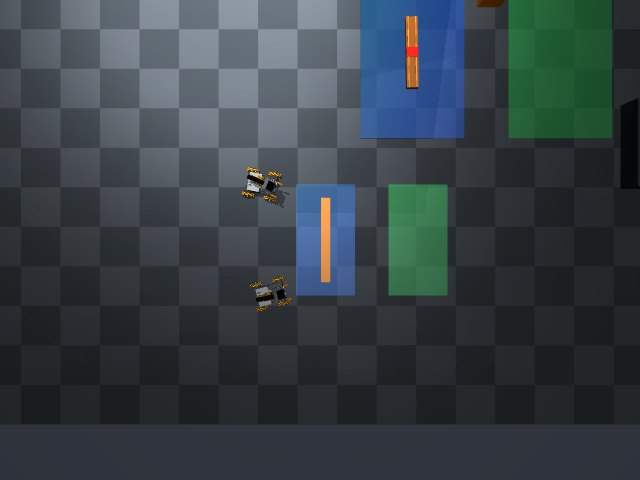
#> input picture experiments/2026-09-09-camera-grasp/r1/007-overhead.jpg, 640 x 480 px
$ python -i owncam_pair_beam.py   (imports and definitions only)
#> lines starting #> are read from the running program, lines starting #| are printed output that depends on the picture; after the words box and inside, x2 and y2 are one past the last pixel; in counts of white or black regions, pixels touching at a corner belong together
#> further down, picture is the input picture: shape (480, 640, 3); mean B, G, R 70.7, 64.8, 55.2
### harness/catalog.py
"""Load executable Python actions from one swappable file."""

from __future__ import annotations

import importlib.util
import os
from pathlib import Path
from typing import Any

from .registry import Parameter, Registry, Tool


ROOT = Path(__file__).resolve().parents[1]
DEFAULT_ACTIONS_PATH = ROOT / "scripts" / "robot_actions.py"


def resolve_actions_path(path: str | Path | None = None) -> Path:
    if path:
        return Path(path).expanduser().resolve()
    env = os.environ.get("UGRP_ACTIONS")
    if env:
        return Path(env).expanduser().resolve()
    return DEFAULT_ACTIONS_PATH


def load_actions_module(path: str | Path | None = None):
    target = resolve_actions_path(path)
    spec = importlib.util.spec_from_file_location("ugrp_robot_actions", target)
    if spec is None or spec.loader is None:
        raise FileNotFoundError(target)
    module = importlib.util.module_from_spec(spec)
    spec.loader.exec_module(module)
    return module


def action_map(module=None, *, path: str | Path | None = None) -> dict[str, str]:
    mod = module or load_actions_module(path)
    raw = getattr(mod, "ACTIONS", None)
    if not isinstance(raw, dict) or not raw:
        location = getattr(mod, "__file__", path or DEFAULT_ACTIONS_PATH)
        raise ValueError(f"{location} must define a non-empty ACTIONS dict")
    return {str(name): str(description) for name, description in raw.items()}


SKILLS = action_map()
SKILLS_SCRIPT = DEFAULT_ACTIONS_PATH
PLAN_SKIP = frozenset(
    {
        "look", "확인", "보기", "장면", "wait", "대기", "기다림", "확인하기",
    }
)
PLAN_ALIASES = {
    "approach": "approach",
    "다가감": "approach",
    "다가가기": "approach",
    "pick": "pick",
    "집기": "pick",
    # pick.py already lifts into the carry pose, so old carry wording maps to pick.
    "carry": "pick",
    "들기": "pick",
    "들고 있기": "pick",
    # REAL no longer exposes the legacy composite fetch tool. If a backend
    # still provides fetch, the exact-name check above keeps it; otherwise old
    # wording resolves to guarded pick and the executive inserts approach when needed.
    "fetch": "pick",
    "가져오기": "pick",
    "track": "track",
    "따라가기": "track",
    "앞으로": "move_forward",
    "전진": "move_forward",
    "뒤로": "move_backward",
    "후진": "move_backward",
    "왼쪽 이동": "move_left",
    "왼쪽으로 이동": "move_left",
    "좌측 이동": "move_left",
    "strafe_left": "move_left",
    "strafe left": "move_left",
    "오른쪽 이동": "move_right",
    "오른쪽으로 이동": "move_right",
    "우측 이동": "move_right",
    "strafe_right": "move_right",
    "strafe right": "move_right",
    "왼쪽 회전": "turn_left",
    "좌회전": "turn_left",
    "오른쪽 회전": "turn_right",
    "우회전": "turn_right",
    "정지": "stop_motion",
}


# [134 lines left out: functions resolve_plan_step, _action_parameters, default_registry, tools_payload, _skill_handler, not called in this run]

### harness/owncam_pair_beam.py
"""Own-wrist-camera perception for a two-robot long_beam carry (FEASIBILITY STUDY).

Pure functions over one robot's own ``robot_cam`` JPEG and its own ISSUED
servo PWM. No simulator import, no truth, no partner image. This is a stub for
the team-cargo partial-visibility perception Kiro B2 is building (branch
``kiro/zone-own-perception-v2`` did not exist when this was written); only the
lime hue band of ``long_beam`` is shared knowledge with the catalogue.

* ``observe_beam``: lime pixels -> base-frame rays -> intersection with the beam
  top plane (z = 0.032 m) -> PCA axis and the near end (closest point along the
  axis). The grip point is the black band centre, 0.03 m inside the end
  (``sim.zone_cargo`` long_beam geometry: grip_x = 0.30 - 0.03).
* ``align_command``: mecanum command that puts that grip point at the calibrated
  grasp radius (0.155 m, centred) with the robot on the beam axis.
* ``held_signature`` / ``signature_iou``: the held bar's lime+band pixels in the
  lower image; while the handle stays in the jaws the camera (on the gripper)
  sees it at a fixed place, so a large change means slip or loss.
"""
from __future__ import annotations

import base64
import math
from typing import Any, Mapping

import cv2
import numpy as np

from harness.owncam_view import base_rays, posture, valid_pixel_mask

LIME_LO, LIME_HI = (36, 60, 40), (54, 255, 255)
BAND_V_MAX = 60                    # black grip band
BEAM_TOP_Z_M = .032
GRIP_INSET_M = .03                 # band centre from the beam end
GRASP_RADIUS_M = .162              # alignment target inside the 14.5-18.0 cm IK envelope (with tol)
MIN_POINTS = 60
RAY_STEP = 2
ALIGN_TOL_M, ALIGN_TOL_RAD = .008, .035
ALIGN_TOL_X_M = .012
MIN_COMMAND = .035                 # smaller mecanum commands stall the chassis (zone skill dev 401)
BORDER_PX = 14
# Look postures by measured grip distance (dev 601: in SEARCH the near end leaves the valid
# fisheye region below ~0.30 m; the inspection pose sees band and end at the 0.155 m station).
# [7 lines that did not run here, left out]


def _inner_valid():
    valid = valid_pixel_mask(1).astype(np.uint8)
    return cv2.erode(valid, np.ones((2 * BORDER_PX + 1,) * 2, np.uint8)).astype(bool)


_INNER = None


# [7 lines left out: function look_posture, not called in this run]


def decode(image) -> np.ndarray:
    if isinstance(image, np.ndarray):
        return image
    data = base64.b64decode(image) if isinstance(image, str) else bytes(image)
    frame = cv2.imdecode(np.frombuffer(data, np.uint8), cv2.IMREAD_COLOR)
    if frame is None:
        raise ValueError('INVALID_JPEG')
    return frame


def lime_mask(frame: np.ndarray) -> np.ndarray:
    hsv = cv2.cvtColor(frame, cv2.COLOR_BGR2HSV)
    return cv2.inRange(hsv, np.asarray(LIME_LO), np.asarray(LIME_HI)) > 0


# [38 lines left out: function observe_beam, not called in this run]


def align_errors(obs: Mapping[str, Any]) -> tuple[float, float, float]:
    gx, gy = obs['grip_base_m']
    return gx - GRASP_RADIUS_M, gy, obs['axis_heading_rad']


# [17 lines left out: functions _floor, align_command, not called in this run]


def held_signature(image) -> np.ndarray:
    """Lime or black-band pixels in the lower 60 % of the frame (the handle between the jaws)."""
    frame = decode(image)
    hsv = cv2.cvtColor(frame, cv2.COLOR_BGR2HSV)
#> hsv: shape (480, 640, 3); mean H, S, V 104, 59.8, 74.3
    lime = cv2.inRange(hsv, np.asarray(LIME_LO), np.asarray(LIME_HI)) > 0
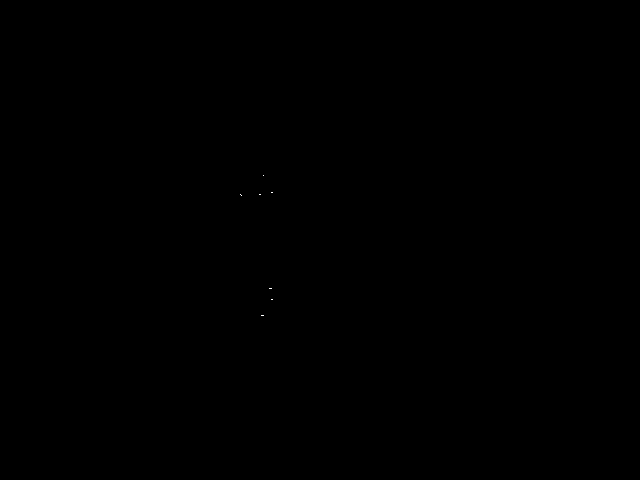
#> lime: shape (480, 640) bool; 0% white in thin lines or dots, all inside (x1, y1, x2, y2) = (240, 175, 273, 316)
    band = (hsv[..., 2] <= BAND_V_MAX) & (hsv[..., 1] < 90)
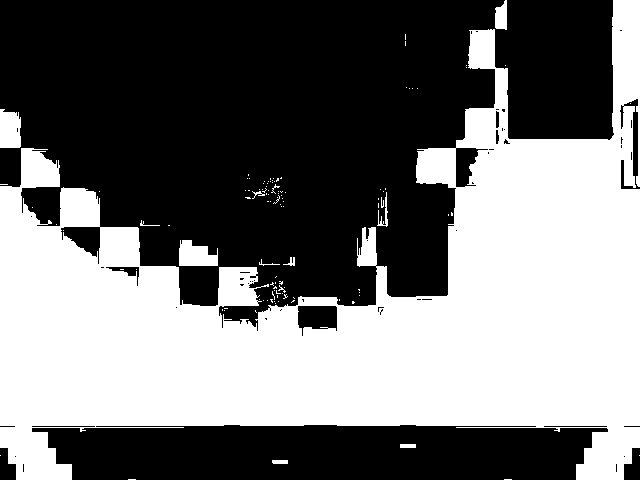
#> band: shape (480, 640) bool; 45.7% white; 112 white regions (99 under 20 px), largest, box (x1, y1, x2, y2) and area: (0, 0, 640, 480) 137878, (179, 240, 218, 266) 763, (0, 109, 21, 148) 738
    h = frame.shape[0]
#> h = 480
    sig = np.zeros(frame.shape[:2], bool)
    sig[int(.4 * h):] = (lime | band)[int(.4 * h):]
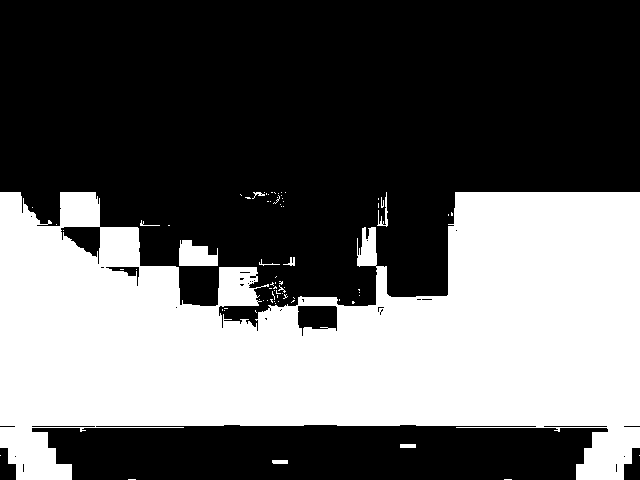
#> sig: shape (480, 640) bool; 39.5% white; 76 white regions (66 under 20 px), largest, box (x1, y1, x2, y2) and area: (0, 192, 640, 480) 119901, (179, 240, 218, 266) 763, (377, 192, 388, 227) 112
    # drop the black fisheye margin: keep only band pixels adjacent to lime
    near_lime = cv2.dilate(lime.astype(np.uint8), np.ones((15, 15), np.uint8)) > 0
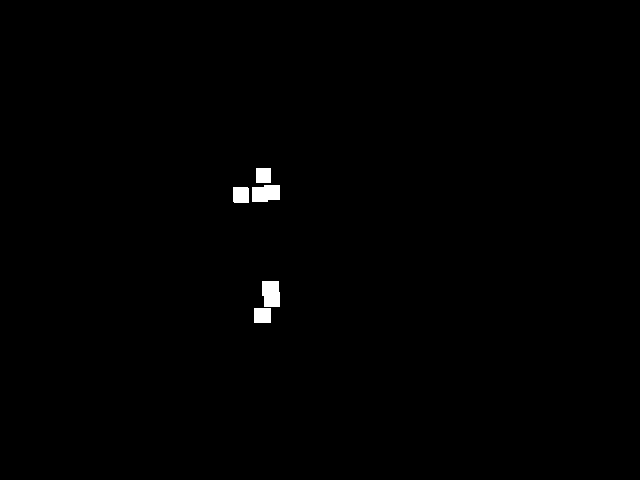
#> near_lime: shape (480, 640) bool; 0.52% white; 5 white regions, box (x1, y1, x2, y2) and area: (262, 281, 280, 307) 435, (252, 185, 280, 202) 428, (254, 308, 271, 323) 255, (233, 187, 249, 203) 254, (256, 168, 271, 183) 225
    return sig & (lime | near_lime)
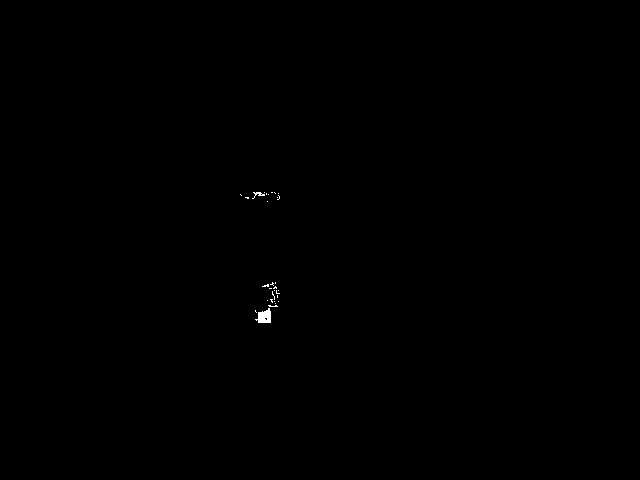
#> returned value: shape (480, 640) bool; 0.1% white; 30 white regions (28 under 20 px), largest, box (x1, y1, x2, y2) and area: (255, 308, 271, 323) 160, (252, 192, 265, 199) 34


def signature_iou(a: np.ndarray, b: np.ndarray) -> float:
    union = np.logical_or(a, b).sum()
    return float(np.logical_and(a, b).sum() / union) if union else 0.


def signature_fraction(sig: np.ndarray) -> float:
    return float(sig.mean())

>>> import cv2
>>> picture = cv2.imread('../experiments/2026-09-09-camera-grasp/r1/007-overhead.jpg')
>>> result = held_signature(picture)
